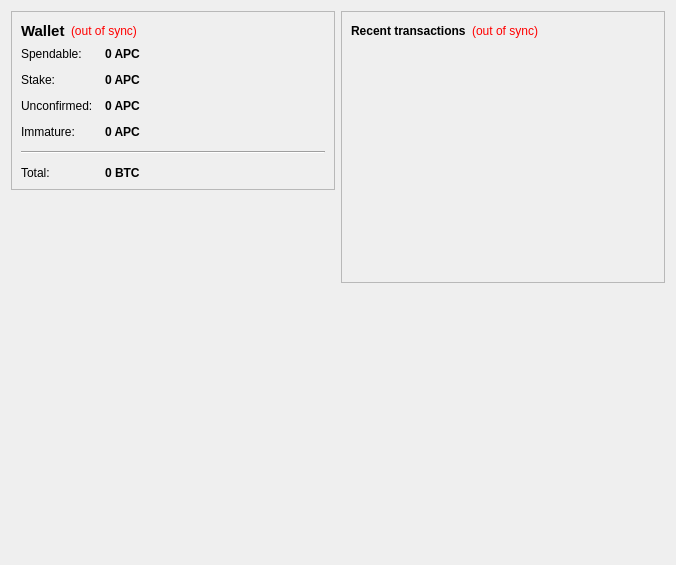
<?xml version="1.0" encoding="UTF-8"?>
<ui version="4.0">
 <class>OverviewPage</class>
 <widget class="QWidget" name="OverviewPage">
  <property name="geometry">
   <rect>
    <x>0</x>
    <y>0</y>
    <width>676</width>
    <height>565</height>
   </rect>
  </property>
  <property name="windowTitle">
   <string>Form</string>
  </property>
  <layout class="QHBoxLayout" name="horizontalLayout_3">
   <item>
    <layout class="QVBoxLayout" name="verticalLayout_2">
     <item>
      <widget class="QFrame" name="frame">
       <property name="frameShape">
        <enum>QFrame::StyledPanel</enum>
       </property>
       <property name="frameShadow">
        <enum>QFrame::Raised</enum>
       </property>
       <layout class="QVBoxLayout" name="verticalLayout_4">
        <item>
         <layout class="QHBoxLayout" name="horizontalLayout_4">
          <item>
           <widget class="QLabel" name="label_5">
            <property name="font">
             <font>
              <pointsize>11</pointsize>
              <weight>75</weight>
              <bold>true</bold>
             </font>
            </property>
            <property name="text">
             <string>Wallet</string>
            </property>
           </widget>
          </item>
          <item>
           <widget class="QLabel" name="labelWalletStatus">
            <property name="toolTip">
             <string>The displayed information may be out of date. Your wallet automatically synchronizes with the Applecoin network after a connection is established, but this process has not completed yet.</string>
            </property>
            <property name="styleSheet">
             <string notr="true">QLabel { color: red; }</string>
            </property>
            <property name="text">
             <string notr="true">(out of sync)</string>
            </property>
            <property name="alignment">
             <set>Qt::AlignLeading|Qt::AlignLeft|Qt::AlignVCenter</set>
            </property>
           </widget>
          </item>
          <item>
           <spacer name="horizontalSpacer_2">
            <property name="orientation">
             <enum>Qt::Horizontal</enum>
            </property>
            <property name="sizeHint" stdset="0">
             <size>
              <width>40</width>
              <height>20</height>
             </size>
            </property>
           </spacer>
          </item>
         </layout>
        </item>
        <item>
         <layout class="QFormLayout" name="formLayout_2">
          <property name="fieldGrowthPolicy">
           <enum>QFormLayout::AllNonFixedFieldsGrow</enum>
          </property>
          <property name="horizontalSpacing">
           <number>12</number>
          </property>
          <property name="verticalSpacing">
           <number>12</number>
          </property>
          <item row="0" column="0">
           <widget class="QLabel" name="label">
            <property name="text">
             <string>Spendable:</string>
            </property>
           </widget>
          </item>
          <item row="0" column="1">
           <widget class="QLabel" name="labelBalance">
            <property name="font">
             <font>
              <weight>75</weight>
              <bold>true</bold>
             </font>
            </property>
            <property name="cursor">
             <cursorShape>IBeamCursor</cursorShape>
            </property>
            <property name="toolTip">
             <string>Your current spendable balance</string>
            </property>
            <property name="text">
             <string notr="true">0 APC</string>
            </property>
            <property name="textInteractionFlags">
             <set>Qt::LinksAccessibleByMouse|Qt::TextSelectableByKeyboard|Qt::TextSelectableByMouse</set>
            </property>
           </widget>
          </item>
          <item row="1" column="0">
           <widget class="QLabel" name="label_6">
            <property name="text">
             <string>Stake:</string>
            </property>
           </widget>
          </item>
          <item row="1" column="1">
           <widget class="QLabel" name="labelStake">
            <property name="font">
             <font>
              <weight>75</weight>
              <bold>true</bold>
             </font>
            </property>
            <property name="cursor">
             <cursorShape>IBeamCursor</cursorShape>
            </property>
            <property name="toolTip">
             <string>Total of coins that was staked, and do not yet count toward the current balance</string>
            </property>
            <property name="text">
             <string notr="true">0 APC</string>
            </property>
            <property name="textInteractionFlags">
             <set>Qt::LinksAccessibleByMouse|Qt::TextSelectableByKeyboard|Qt::TextSelectableByMouse</set>
            </property>
           </widget>
          </item>
          <item row="2" column="0">
           <widget class="QLabel" name="label_3">
            <property name="text">
             <string>Unconfirmed:</string>
            </property>
           </widget>
          </item>
          <item row="2" column="1">
           <widget class="QLabel" name="labelUnconfirmed">
            <property name="font">
             <font>
              <weight>75</weight>
              <bold>true</bold>
             </font>
            </property>
            <property name="cursor">
             <cursorShape>IBeamCursor</cursorShape>
            </property>
            <property name="toolTip">
             <string>Total of transactions that have yet to be confirmed, and do not yet count toward the current balance</string>
            </property>
            <property name="text">
             <string notr="true">0 APC</string>
            </property>
            <property name="textInteractionFlags">
             <set>Qt::LinksAccessibleByMouse|Qt::TextSelectableByKeyboard|Qt::TextSelectableByMouse</set>
            </property>
           </widget>
          </item>
          <item row="3" column="0">
           <widget class="QLabel" name="labelImmatureText">
            <property name="text">
             <string>Immature:</string>
            </property>
           </widget>
          </item>
          <item row="3" column="1">
           <widget class="QLabel" name="labelImmature">
            <property name="font">
             <font>
              <weight>75</weight>
              <bold>true</bold>
             </font>
            </property>
            <property name="toolTip">
             <string>Mined balance that has not yet matured</string>
            </property>
            <property name="text">
             <string notr="true">0 APC</string>
            </property>
            <property name="textInteractionFlags">
             <set>Qt::LinksAccessibleByMouse|Qt::TextSelectableByKeyboard|Qt::TextSelectableByMouse</set>
            </property>
           </widget>
          </item>
          <item row="4" column="0" colspan="2">
           <widget class="Line" name="line">
            <property name="orientation">
             <enum>Qt::Horizontal</enum>
            </property>
           </widget>
          </item>
          <item row="5" column="0">
           <widget class="QLabel" name="labelTotalText">
            <property name="text">
             <string>Total:</string>
            </property>
           </widget>
          </item>
          <item row="5" column="1">
           <widget class="QLabel" name="labelTotal">
            <property name="font">
             <font>
              <weight>75</weight>
              <bold>true</bold>
             </font>
            </property>
            <property name="cursor">
             <cursorShape>IBeamCursor</cursorShape>
            </property>
            <property name="toolTip">
             <string>Your current total balance</string>
            </property>
            <property name="text">
             <string notr="true">0 BTC</string>
            </property>
            <property name="textInteractionFlags">
             <set>Qt::LinksAccessibleByMouse|Qt::TextSelectableByKeyboard|Qt::TextSelectableByMouse</set>
            </property>
           </widget>
          </item>
         </layout>
        </item>
       </layout>
      </widget>
     </item>
     <item>
      <spacer name="verticalSpacer">
       <property name="orientation">
        <enum>Qt::Vertical</enum>
       </property>
       <property name="sizeHint" stdset="0">
        <size>
         <width>20</width>
         <height>40</height>
        </size>
       </property>
      </spacer>
     </item>
     <item>
      <layout class="QHBoxLayout" name="horizontalLayout">
       <item>
        <spacer name="horizontalSpacer_3">
         <property name="orientation">
          <enum>Qt::Horizontal</enum>
         </property>
         <property name="sizeType">
          <enum>QSizePolicy::Minimum</enum>
         </property>
         <property name="sizeHint" stdset="0">
          <size>
           <width>40</width>
           <height>20</height>
          </size>
         </property>
        </spacer>
       </item>
       <item>
        <widget class="QLabel" name="label_2">
         <property name="minimumSize">
          <size>
           <width>210</width>
           <height>210</height>
          </size>
         </property>
         <property name="autoFillBackground">
          <bool>false</bool>
         </property>
         <property name="styleSheet">
          <string notr="true">image: url(:/images/wallet);</string>
         </property>
         <property name="text">
          <string/>
         </property>
        </widget>
       </item>
       <item>
        <spacer name="horizontalSpacer_4">
         <property name="orientation">
          <enum>Qt::Horizontal</enum>
         </property>
         <property name="sizeType">
          <enum>QSizePolicy::Minimum</enum>
         </property>
         <property name="sizeHint" stdset="0">
          <size>
           <width>40</width>
           <height>20</height>
          </size>
         </property>
        </spacer>
       </item>
      </layout>
     </item>
     <item>
      <spacer name="verticalSpacer_3">
       <property name="orientation">
        <enum>Qt::Vertical</enum>
       </property>
       <property name="sizeHint" stdset="0">
        <size>
         <width>20</width>
         <height>40</height>
        </size>
       </property>
      </spacer>
     </item>
    </layout>
   </item>
   <item>
    <layout class="QVBoxLayout" name="verticalLayout_3">
     <item>
      <widget class="QFrame" name="frame_2">
       <property name="frameShape">
        <enum>QFrame::StyledPanel</enum>
       </property>
       <property name="frameShadow">
        <enum>QFrame::Raised</enum>
       </property>
       <layout class="QVBoxLayout" name="verticalLayout">
        <item>
         <layout class="QHBoxLayout" name="horizontalLayout_2">
          <item>
           <widget class="QLabel" name="label_4">
            <property name="text">
             <string>&lt;b&gt;Recent transactions&lt;/b&gt;</string>
            </property>
           </widget>
          </item>
          <item>
           <widget class="QLabel" name="labelTransactionsStatus">
            <property name="toolTip">
             <string>The displayed information may be out of date. Your wallet automatically synchronizes with the Applecoin network after a connection is established, but this process has not completed yet.</string>
            </property>
            <property name="styleSheet">
             <string notr="true">QLabel { color: red; }</string>
            </property>
            <property name="text">
             <string notr="true">(out of sync)</string>
            </property>
            <property name="alignment">
             <set>Qt::AlignRight|Qt::AlignTrailing|Qt::AlignVCenter</set>
            </property>
           </widget>
          </item>
          <item>
           <spacer name="horizontalSpacer">
            <property name="orientation">
             <enum>Qt::Horizontal</enum>
            </property>
            <property name="sizeHint" stdset="0">
             <size>
              <width>40</width>
              <height>20</height>
             </size>
            </property>
           </spacer>
          </item>
         </layout>
        </item>
        <item>
         <widget class="QListView" name="listTransactions">
          <property name="styleSheet">
           <string notr="true">QListView { background: transparent; }</string>
          </property>
          <property name="frameShape">
           <enum>QFrame::NoFrame</enum>
          </property>
          <property name="verticalScrollBarPolicy">
           <enum>Qt::ScrollBarAlwaysOff</enum>
          </property>
          <property name="horizontalScrollBarPolicy">
           <enum>Qt::ScrollBarAlwaysOff</enum>
          </property>
          <property name="selectionMode">
           <enum>QAbstractItemView::NoSelection</enum>
          </property>
         </widget>
        </item>
       </layout>
      </widget>
     </item>
     <item>
      <spacer name="verticalSpacer_2">
       <property name="orientation">
        <enum>Qt::Vertical</enum>
       </property>
       <property name="sizeHint" stdset="0">
        <size>
         <width>20</width>
         <height>40</height>
        </size>
       </property>
      </spacer>
     </item>
    </layout>
   </item>
  </layout>
 </widget>
 <resources/>
 <connections/>
</ui>
